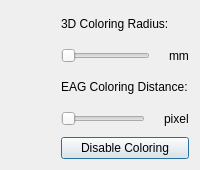
<?xml version="1.0" encoding="UTF-8"?>
<ui version="4.0">
 <class>SBMEColorDlg</class>
 <widget class="QDialog" name="SBMEColorDlg">
  <property name="geometry">
   <rect>
    <x>0</x>
    <y>0</y>
    <width>200</width>
    <height>170</height>
   </rect>
  </property>
  <property name="windowTitle">
   <string>Color Control Dialog</string>
  </property>
  <layout class="QHBoxLayout" name="horizontalLayout_3">
   <item>
    <spacer name="horizontalSpacer">
     <property name="orientation">
      <enum>Qt::Horizontal</enum>
     </property>
     <property name="sizeHint" stdset="0">
      <size>
       <width>36</width>
       <height>20</height>
      </size>
     </property>
    </spacer>
   </item>
   <item>
    <layout class="QVBoxLayout" name="verticalLayout_2">
     <item>
      <layout class="QVBoxLayout" name="verticalLayout">
       <item>
        <widget class="QLabel" name="label_2">
         <property name="text">
          <string>3D Coloring Radius:</string>
         </property>
        </widget>
       </item>
       <item>
        <layout class="QHBoxLayout" name="horizontalLayout_2">
         <item>
          <widget class="QSlider" name="horizontalSlider_ColoringRadius">
           <property name="orientation">
            <enum>Qt::Horizontal</enum>
           </property>
          </widget>
         </item>
         <item>
          <widget class="QLabel" name="label_ColoringRadius">
           <property name="text">
            <string/>
           </property>
          </widget>
         </item>
         <item>
          <widget class="QLabel" name="label">
           <property name="text">
            <string>mm</string>
           </property>
          </widget>
         </item>
        </layout>
       </item>
       <item>
        <widget class="QLabel" name="label_3">
         <property name="text">
          <string>EAG Coloring Distance:</string>
         </property>
        </widget>
       </item>
       <item>
        <layout class="QHBoxLayout" name="horizontalLayout">
         <item>
          <widget class="QSlider" name="horizontalSlider_ColoringDistance">
           <property name="orientation">
            <enum>Qt::Horizontal</enum>
           </property>
          </widget>
         </item>
         <item>
          <widget class="QLabel" name="label_ColoringDistance">
           <property name="text">
            <string/>
           </property>
          </widget>
         </item>
         <item>
          <widget class="QLabel" name="label_5">
           <property name="text">
            <string>pixel</string>
           </property>
          </widget>
         </item>
        </layout>
       </item>
      </layout>
     </item>
     <item>
      <widget class="QPushButton" name="pushButton_EnableColoring">
       <property name="text">
        <string>Disable Coloring</string>
       </property>
      </widget>
     </item>
    </layout>
   </item>
  </layout>
 </widget>
 <resources/>
 <connections/>
</ui>
